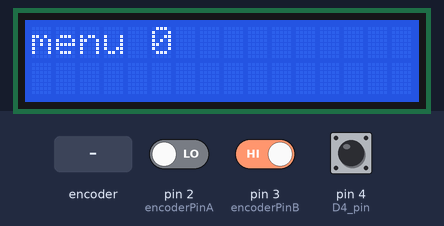
Bench run of a sketch on a simulated Arduino Uno, built with avr-gcc and run on an emulated ATmega328P. Parts: 16×2 character LCD. The inputs (shaded band) are chosen by the test bench; at power-on: pin 4 (D4_pin) HIGH, pin 2 (encoderPinA) LOW, pin 3 (encoderPinB) HIGH. What the sketch prints to the serial monitor is not drawn.

Above: at 1.2 s.
1.3 s: rotary encoder on pin 2 (encoderPinA) / pin 3 (encoderPinB) turned 3 steps (first pin leading)
At 1.86 s:
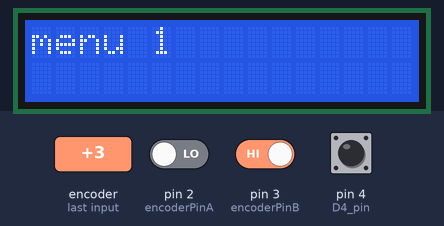
At 2.9 s:
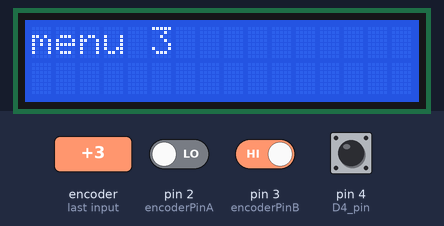
3.5 s: pin 4 (D4_pin) pulled LOW for 0.15 s
Timing chart, 0 to 6.5 s (numbered marks = the images above; inputs shaded):
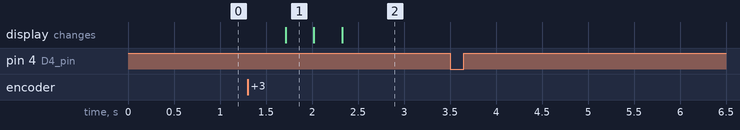

The sketch:

menu-encoder.ino
```cpp
#include <Wire.h>
#include <LiquidCrystal_I2C.h>

#define I2C_ADDR 0x27
#define BACKLIGHT_PIN 3
#define En_pin 2
#define Rw_pin 1
#define Rs_pin 0
#define D4_pin 4
#define D5_pin 5
#define D6_pin 6
#define D7_pin 7

LiquidCrystal_I2C lcd(I2C_ADDR,En_pin,Rw_pin,Rs_pin,D4_pin,D5_pin,D6_pin,D7_pin);

// encoder
#define encoderPinA  2
#define encoderPinB  3

volatile long pos = 0;
unsigned long t1;
int stato = 0;
bool FIRST = true;

void setup() {
  Serial.begin(9600);
  pinMode(encoderPinA, INPUT);
  pinMode(encoderPinB, INPUT);
  pinMode(4, INPUT_PULLUP);

  // encoder pin on interrupt 0 (pin 2)
  attachInterrupt(digitalPinToInterrupt(2), doEncoderA, CHANGE);
  // encoder pin on interrupt 1 (pin 3)
  attachInterrupt(digitalPinToInterrupt(3), doEncoderB, CHANGE);

  lcd.begin(16,2);
  lcd.setBacklightPin(BACKLIGHT_PIN,POSITIVE);
  lcd.setBacklight(HIGH);

  lcd.home();
}

int UP, DN, CLIC;
int bt, pvbt;

void loop() {
  bt = !digitalRead(4);
  if ((millis() - t1) > 200) {
    if (pos > 0) UP = 1;
    else if (pos < 0) DN = 1;
    pos = 0;
    t1 = millis();
  }

  if (bt && !pvbt) {
    CLIC = 1;
  }

  switch(stato) {
    case 0:
      menu0();
      break;
    case 1:
      menu1();
      break;
    case 2:
      menu2();
      break;
    case 3:
      menu3();
      break;
  }

  pvbt = bt;
  CLIC = 0;
  UP = 0;
  DN = 0;
}

void doEncoderA() {
  // look for a low-to-high on channel A
  if (digitalRead(encoderPinA) == HIGH) {
    // check channel B to see which way encoder is turning
    if (digitalRead(encoderPinB) == LOW) {
      //pos = pos + 1;         // CW
      pos = 1;
    } else {
      //pos = pos - 1;         // CCW
      pos = -1;
    }
  } else {// look for a high-to-low on channel A
    if (digitalRead(encoderPinB) == HIGH) {// check channel B to see which way encoder is turning
      //pos = pos + 1;          // CW
      pos = 1;
    } else {
      //pos = pos - 1;          // CCW
      pos = -1;
    }
  }
}

void doEncoderB() {
  // look for a low-to-high on channel B
  if (digitalRead(encoderPinB) == HIGH) {
    // check channel A to see which way encoder is turning
    if (digitalRead(encoderPinA) == HIGH) {
      //pos = pos + 1;         // CW
      pos = 1;
    } else {
      //pos = pos - 1;         // CCW
      pos = -1;
    }
  } else { // Look for a high-to-low on channel B
    // check channel B to see which way encoder is turning
    if (digitalRead(encoderPinA) == LOW) {
      //pos = pos + 1;          // CW
      pos = 1;
    } else {
      //pos = pos - 1;          // CCW
      pos = -1;
    }
  }
}

void go(int st) {
  FIRST = true;
  stato = st;
  delay(300);
}

void menu0() {
  if (FIRST) {
    Serial.println("menu0");
    lcd.setCursor(0,0);
    lcd.print("menu 0");
    FIRST = false;
  }
  if (UP) go(1);
  //if (DN) go(1);
  if (CLIC) Serial.println("selezionato");
}

void menu1() {
  if (FIRST) {
    lcd.setCursor(0,0);
    lcd.print("menu 1");
    Serial.println("menu1");
    FIRST = false;
  }
  if (UP) go(2);
  if (DN) go(0);
  if (CLIC) Serial.println("selezionato");
}

void menu2() {
  if (FIRST) {
    Serial.println("menu2");
    lcd.setCursor(0,0);
    lcd.print("menu 2");
    FIRST = false;
  }
  if (UP) go(3);
  if (DN) go(1);
  if (CLIC) Serial.println("selezionato");
}

void menu3() {
  if (FIRST) {
    Serial.println("menu3");
    lcd.setCursor(0,0);
    lcd.print("menu 3");
    FIRST = false;
  }
  //if (UP) go(0);
  if (DN) go(2);
  if (CLIC) Serial.println("selezionato");
}
```

Measured:
- after the input at 1.3 s, the display: changes after 0.41 s (image 1)
- after the input at 3.5 s, every drawn part: stays the same
